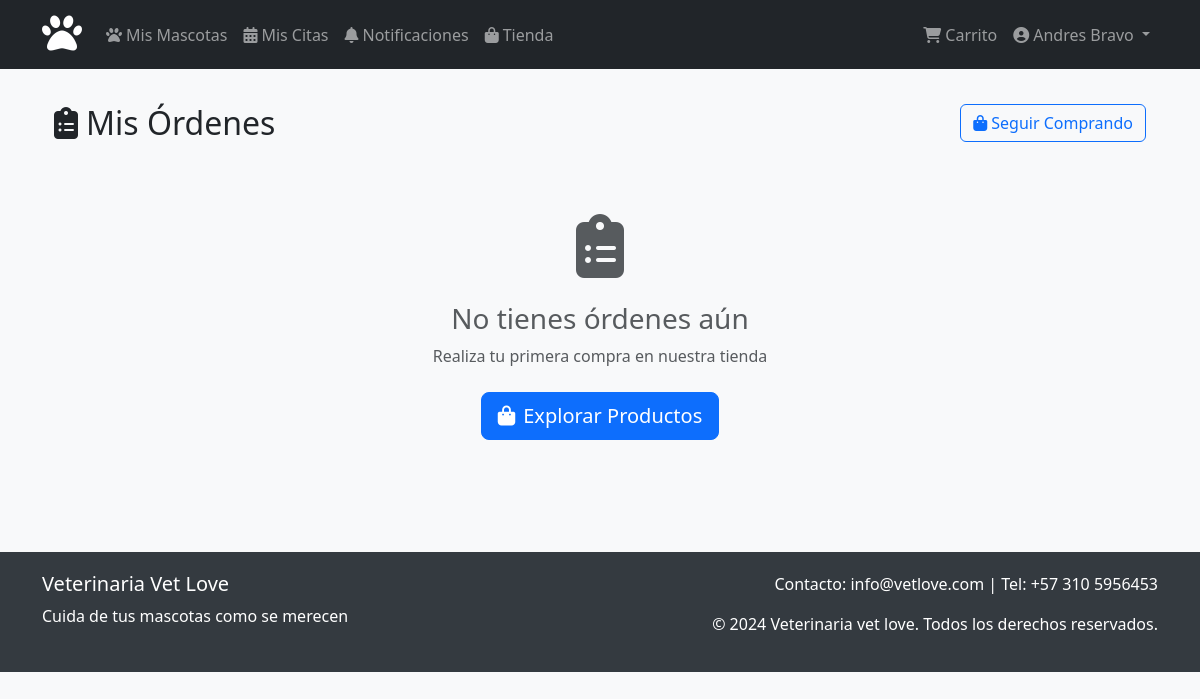
The page /tienda/mis-ordenes/ (signed in) on the database as committed earlier.
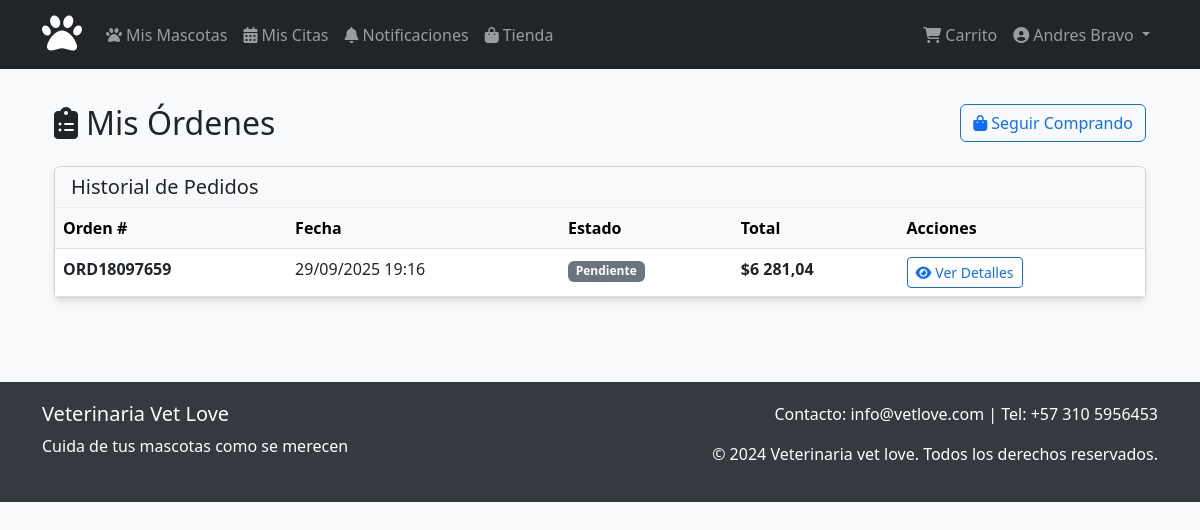
The same page on the database as committed later.
### tienda/models.py (models this page shows, shortened)
class Orden(models.Model):
    ESTADO_ORDEN = [
        ('pendiente', 'Pendiente'),
        ('confirmada', 'Confirmada'),
        ('en_proceso', 'En Proceso'),
        ('enviada', 'Enviada'),
        ('entregada', 'Entregada'),
        ('cancelada', 'Cancelada'),
    ]
    usuario = models.ForeignKey(User, on_delete=models.CASCADE, related_name='ordenes')
    numero_orden = models.CharField(max_length=20, unique=True)
    estado = models.CharField(max_length=20, choices=ESTADO_ORDEN, default='pendiente')
    subtotal = models.DecimalField(max_digits=10, decimal_places=2)
    impuesto = models.DecimalField(max_digits=10, decimal_places=2, default=0)
    total = models.DecimalField(max_digits=10, decimal_places=2)
    direccion_envio = models.TextField()
    notas = models.TextField(blank=True)
    fecha_creacion = models.DateTimeField(auto_now_add=True)
    fecha_actualizacion = models.DateTimeField(auto_now=True)
    class Meta:
        verbose_name = 'Orden'
        verbose_name_plural = 'Órdenes'
        ordering = ['-fecha_creacion']

### clientes/decorators.py (the view)
        def _wrapped_view(request, *args, **kwargs):
            if not request.user.is_authenticated:
                messages.warning(request, 'Debes iniciar sesión para acceder a esta página.')
                return redirect('login')
            return view_func(request, *args, **kwargs)

### tienda/views.py (called while the page is built)
def mis_ordenes(request):
    ordenes = Orden.objects.filter(usuario=request.user).order_by('-fecha_creacion')
    context = {
        'ordenes': ordenes,
    }
    return render(request, 'tienda/mis_ordenes.html', context)

### tienda/templates/tienda/mis_ordenes.html (shortened to what this page needs)
{% extends 'base.html' %}
{% block content %}
<div class="container py-4">
    <div class="d-flex justify-content-between align-items-center mb-4">
        <h1 class="h2 mb-0">
            <i class="fas fa-clipboard-list me-2"></i>Mis Órdenes
        </h1>
        <a href="{% url 'tienda:lista_productos' %}" class="btn btn-outline-primary">
            <i class="fas fa-shopping-bag me-1"></i>Seguir Comprando
        </a>
    </div>
    {% if ordenes %}
    <div class="card">
        <div class="card-header bg-light">
            <h5 class="mb-0">Historial de Pedidos</h5>
        </div>
        <div class="card-body p-0">
            <div class="table-responsive">
                <table class="table table-hover mb-0">
                    <thead class="table-light">
                        <tr>
                            <th>Orden #</th>
                            <th>Fecha</th>
                            <th>Estado</th>
                            <th>Total</th>
                            <th>Acciones</th>
                        </tr>
                    </thead>
                    <tbody>
                        {% for orden in ordenes %}
                        <tr>
                            <td>
                                <strong>{{ orden.numero_orden }}</strong>
                            </td>
                            <td>{{ orden.fecha_creacion|date:"d/m/Y H:i" }}</td>
                            <td>
                                <span class="badge
                                    {% if orden.estado == 'entregada' %}bg-success
                                    {% elif orden.estado == 'enviada' %}bg-info
                                    {% elif orden.estado == 'en_proceso' %}bg-warning
                                    {% elif orden.estado == 'pendiente' %}bg-secondary
                                    {% else %}bg-danger{% endif %}">
                                    {{ orden.get_estado_display }}
                                </span>
                            </td>
                            <td>
                                <strong>${{ orden.total }}</strong>
                            </td>
                            <td>
                                <a href="{% url 'tienda:detalle_orden' orden.numero_orden %}" class="btn btn-sm btn-outline-primary">
                                    <i class="fas fa-eye me-1"></i>Ver Detalles
                                </a>
                            </td>
                        </tr>
                        {% endfor %}
                    </tbody>
                </table>
            </div>
        </div>
    </div>
    {% else %}
    <div class="text-center py-5">
        <div class="mb-4">
            <i class="fas fa-clipboard-list fa-4x text-muted"></i>
        </div>
        <h3 class="text-muted">No tienes órdenes aún</h3>
        <p class="text-muted mb-4">Realiza tu primera compra en nuestra tienda</p>
        <a href="{% url 'tienda:lista_productos' %}" class="btn btn-primary btn-lg">
            <i class="fas fa-shopping-bag me-2"></i>Explorar Productos
        </a>
    </div>
    {% endif %}
</div>
{% endblock %}

Rows that differ between the two databases and show on the page:
added Orden: numero_orden "ORD18097659", fecha_creacion "29/09/2025 19:16", estado "Pendiente", total "6 281,04"
Other text that changed with them:
text no longer shown: "No tienes órdenes aún Realiza tu primera compra en nuestra tienda Explorar Productos"
text now shown: "Historial de Pedidos Orden # Fecha Estado Total Acciones"
